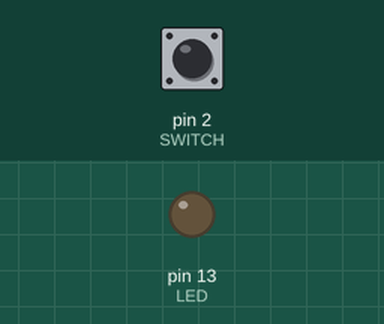
Simulated run of this sketch. Board: Arduino Uno, built with avr-gcc and run on an emulated ATmega328P. Shown: output pins drawn as LEDs (lit = HIGH). The test bench sets the inputs (shaded band); at power-on: pin 2 (SWITCH) LOW.

Above: at 1.2 s.
1.3 s: pin 2 (SWITCH) pulled HIGH for 0.15 s
At 1.37 s:
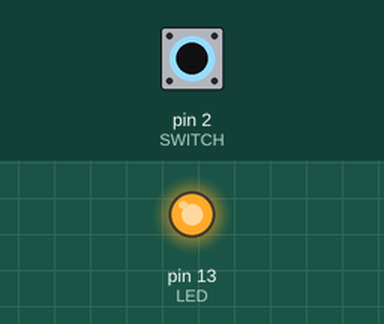
2.9 s: pin 2 (SWITCH) pulled HIGH for 3.2 s
At 7.1 s:
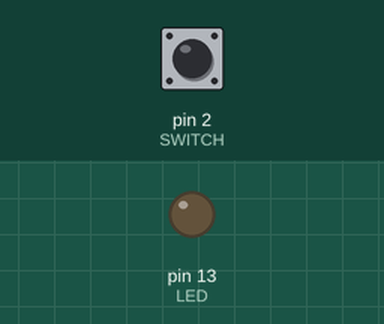
Timing chart, 0 to 8.6 s (numbered marks = the images above; inputs shaded):
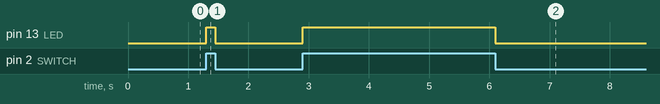

Measured:
- after the input at 1.3 s, pin 13 (LED): LOW → HIGH at once, → LOW 0.15 s later
- after the input at 2.9 s, pin 13 (LED): LOW → HIGH at once, → LOW 3.2 s later

The sketch:

mag_test.ino
```cpp
/**
This sketch is to test the magnetic switches just to make sure that they work.
Very simple: just turns on the onboard LED when the switch is connected. Turns it
off when not. Circuit diagram is a pull-down resistor coupled with the switch.
So the signal is pulled down when the switch is not connected and it is HIGH
when it is connected.
*/

const unsigned int LED = 13;
const unsigned int SWITCH = 2;

void setup()
{
  pinMode(LED, OUTPUT);
  pinMode(SWITCH, INPUT);
}

void loop()
{
  if (digitalRead(SWITCH) == HIGH)
    digitalWrite(LED, HIGH);
  else
    digitalWrite(LED, LOW);
}
```
